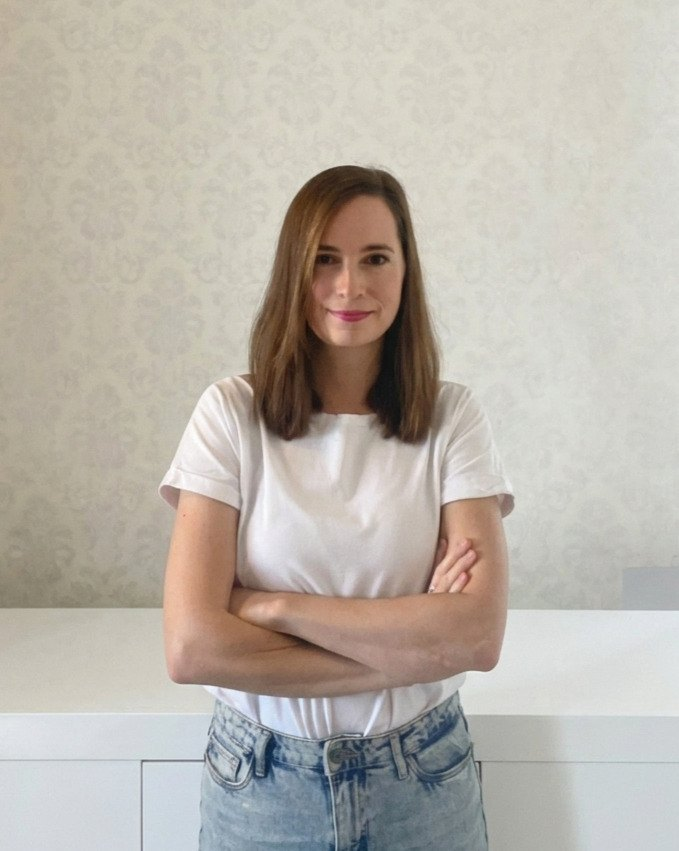
#> input picture img/veronika-hero.jpg, 679 x 851 px
$ python obrazek.py ../img/ebook-pruvodce-imunitou.jpg ../img/veronika-hero.jpg
#> lines starting #> are read from the running program, lines starting #| are printed output that depends on the picture
#!/usr/bin/env python3
"""Připraví obrázky k článku blogu ve všech potřebných velikostech.

Použití (z kořene repozitáře):
    python3 _build/obrazek.py <slug-clanku> <cesta-k-puvodnimu-obrazku>

Vytvoří:
    img/blog/<slug>.jpg         – velký obrázek v článku (šířka max. 1600 px)
    img/blog/<slug>-sm.jpg      – náhled na kartě článku (900 × 600)
    img/og/blog-<slug>.jpg      – obrázek pro sdílení na sítích (1200 × 630)
Vyžaduje Pillow:  pip install pillow
"""
import os
import sys

from PIL import Image, ImageOps

ROOT = os.path.dirname(os.path.dirname(os.path.abspath(__file__)))


def save(im, path, q=82):
    im.convert("RGB").save(path, "JPEG", quality=q, optimize=True, progressive=True)


def main():
    if len(sys.argv) != 3:
        sys.exit(__doc__)
    slug, src = sys.argv[1], sys.argv[2]
    im = ImageOps.exif_transpose(Image.open(src))
#> im is the input picture: PIL image 679x851 RGB; mean R, G, B 186.4, 180.1, 171
    big = im.copy()
    if big.width > 1600:
        big = big.resize((1600, round(big.height * 1600 / big.width)), Image.LANCZOS)
    save(big, os.path.join(ROOT, "img", "blog", f"{slug}.jpg"))
    save(ImageOps.fit(im, (900, 600)), os.path.join(ROOT, "img", "blog", f"{slug}-sm.jpg"))
#> call 2 of save, with q = 82
#> in save (call 2), `im.convert("RGB").save(path, "JPEG", quality=q, optimize=True, progres..`:
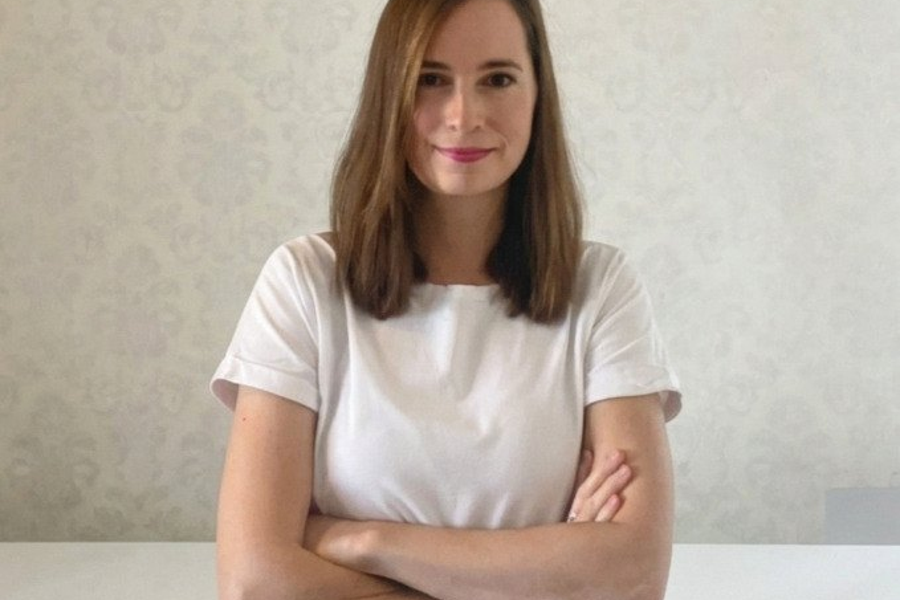
#> saved as ebook-pruvodce-imunitou.jpg-sm.jpg: PIL image 900x600 RGB; mean R, G, B 184.1, 172.9, 161
    save(ImageOps.fit(im, (1200, 630)), os.path.join(ROOT, "img", "og", f"blog-{slug}.jpg"), q=85)
#> call 3 of save, with q = 85
#> in save (call 3), `im.convert("RGB").save(path, "JPEG", quality=q, optimize=True, progres..`:
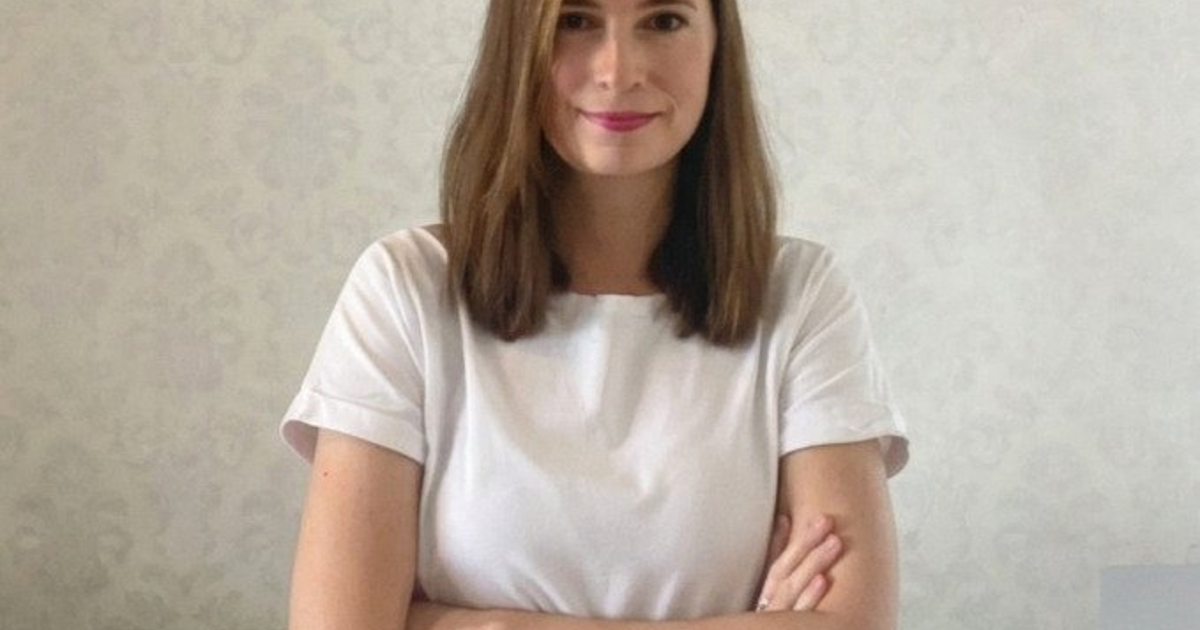
#> saved as ebook-pruvodce-imunitou.jpg.jpg: PIL image 1200x630 RGB; mean R, G, B 183, 172.7, 161.2
    print("Hotovo:", slug)


if __name__ == "__main__":
    main()

$ run again, on img/veronika-o-mne-uvod.jpg
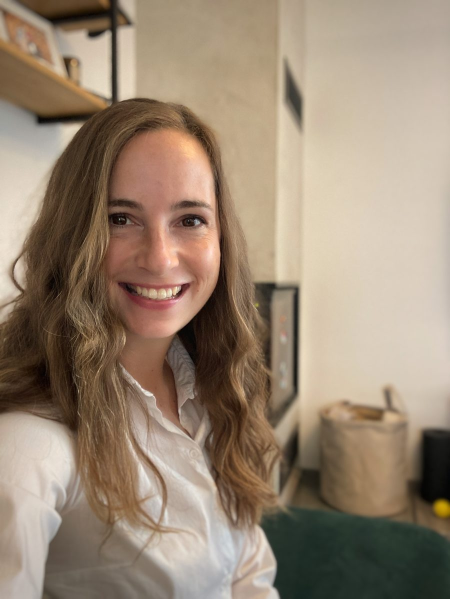
#> input picture img/veronika-o-mne-uvod.jpg, 900 x 1198 px (shown at 1/2 size)
#> in main, im is the input picture: PIL image 900x1198 RGB; mean R, G, B 152.3, 134.1, 114.8
#> in save (call 2), `im.convert("RGB").save(path, "JPEG", quality=q, optimize=True, progres..`:
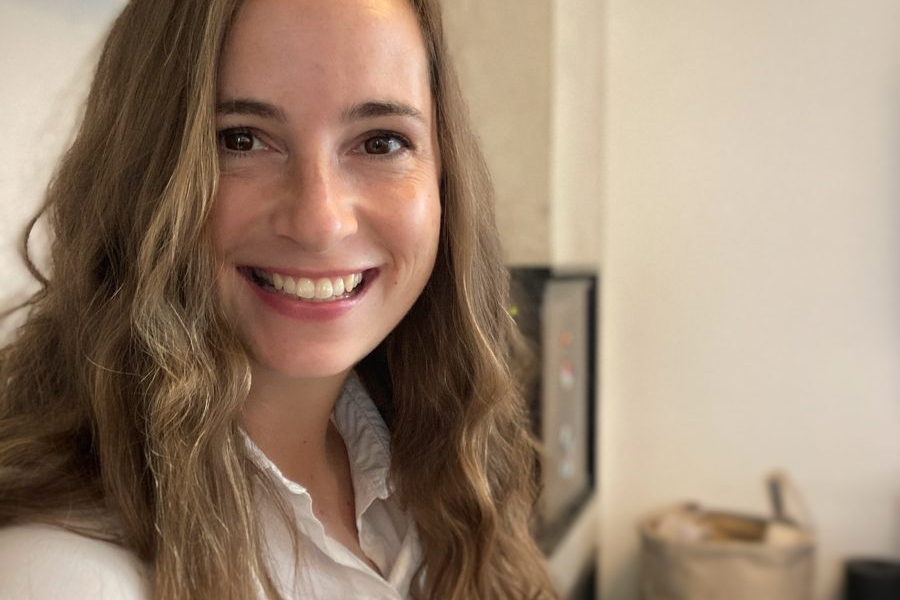
#> saved as veronika-o-mne-uvod.jpg-sm.jpg: PIL image 900x600 RGB; mean R, G, B 157.2, 134.8, 115
#> in save (call 3), `im.convert("RGB").save(path, "JPEG", quality=q, optimize=True, progres..`:
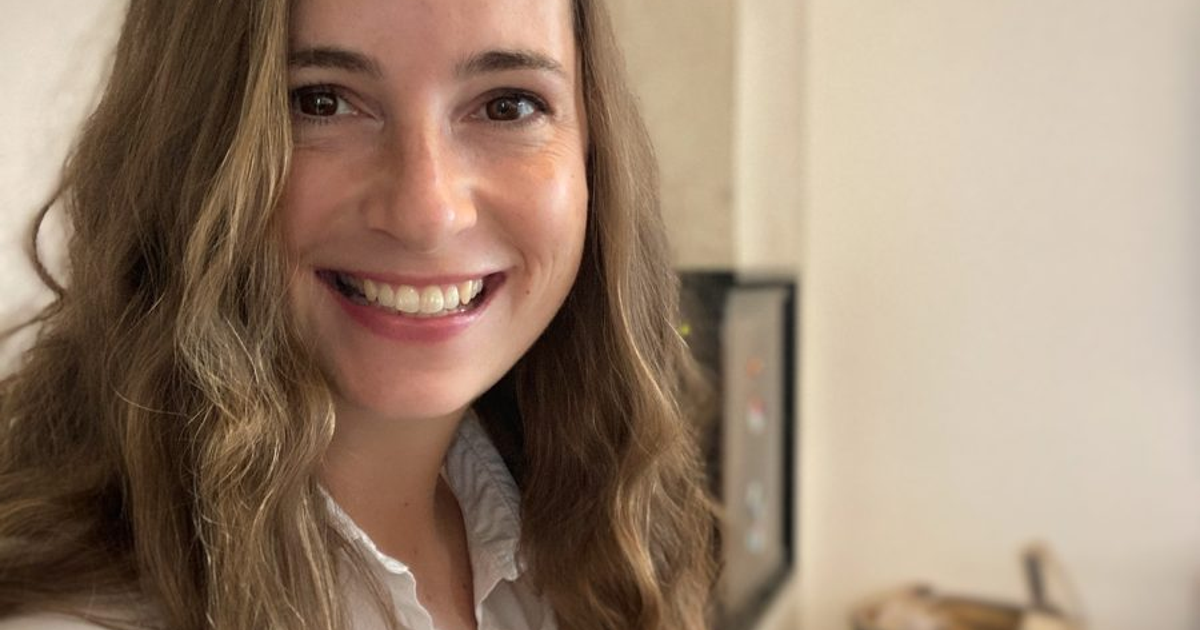
#> saved as veronika-o-mne-uvod.jpg.jpg: PIL image 1200x630 RGB; mean R, G, B 155.2, 132.6, 113.1

$ run again, on img/veronika-portret.jpg
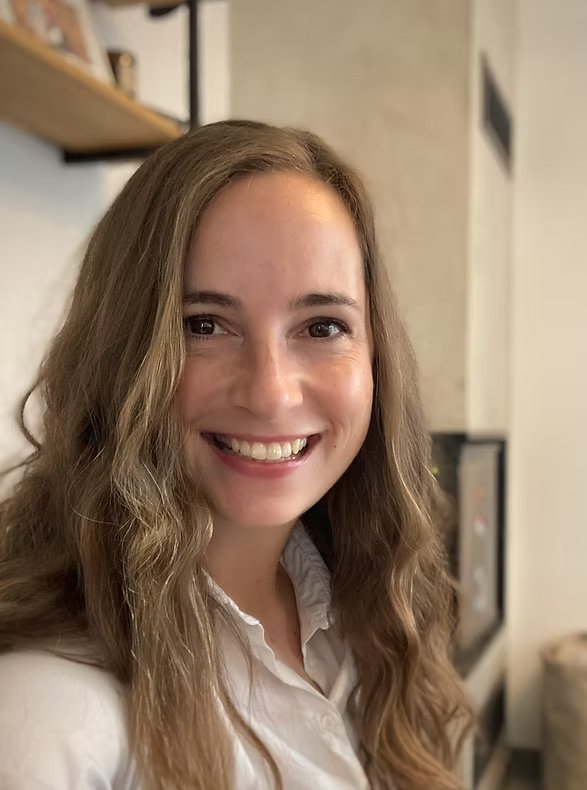
#> input picture img/veronika-portret.jpg, 587 x 790 px
#> in main, im is the input picture: PIL image 587x790 RGB; mean R, G, B 149.6, 126.3, 104.9
#> in save (call 2), `im.convert("RGB").save(path, "JPEG", quality=q, optimize=True, progres..`:
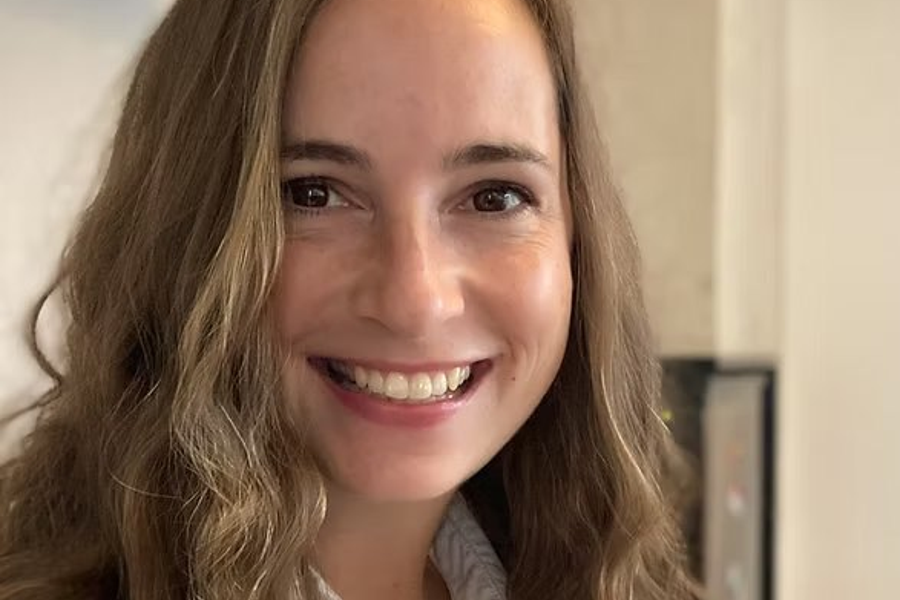
#> saved as veronika-portret.jpg-sm.jpg: PIL image 900x600 RGB; mean R, G, B 147.6, 121.9, 101.3
#> in save (call 3), `im.convert("RGB").save(path, "JPEG", quality=q, optimize=True, progres..`:
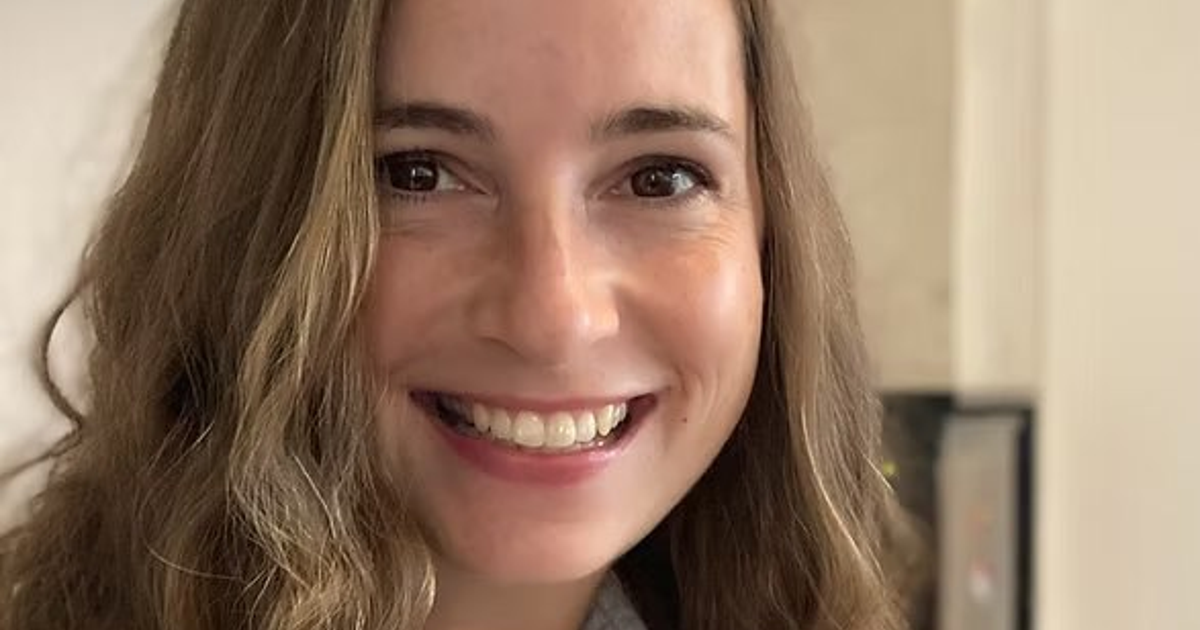
#> saved as veronika-portret.jpg.jpg: PIL image 1200x630 RGB; mean R, G, B 149.2, 122.9, 102.4
